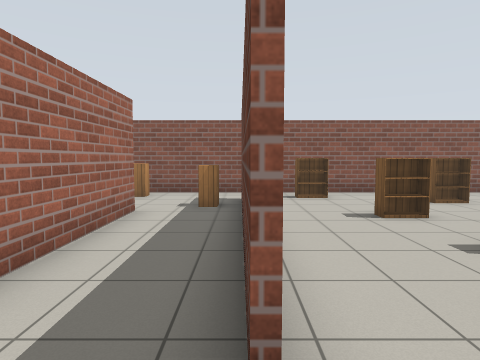
view 1 (above)

24 first-person views from a walk through a robot-simulator world made for Gazebo. The camera is 1.2 m above the floor, tilts 4° down and sees 75° across. Floor lines are 1 m apart. The floor is counted in squares, 1 m on a side. Each view is taken from the middle of a square. On the plan, view 1 faces up. The plan holds only what a view shows up to about 13 squares ahead; the rest is blank. Gazebo's built-in surfaces are drawn with simple patterns.

view 2
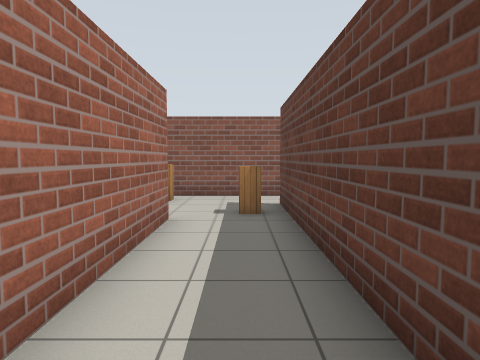

view 3
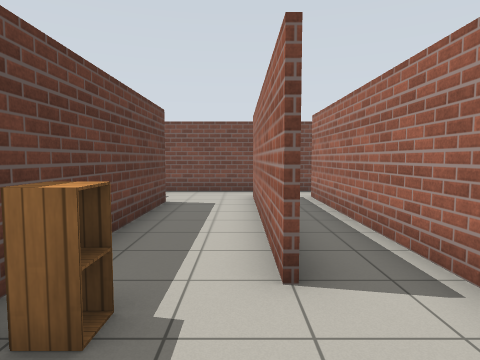

view 4
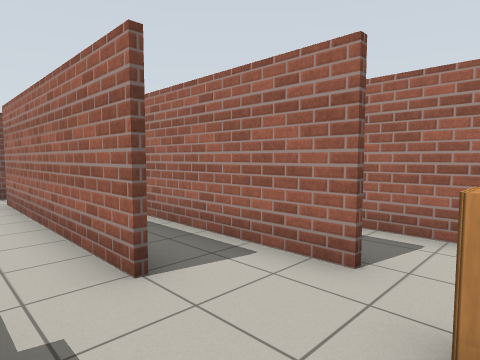

view 5
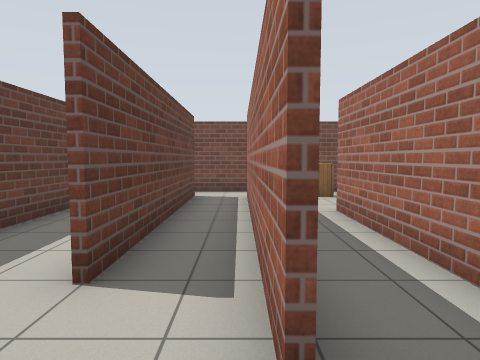

view 6
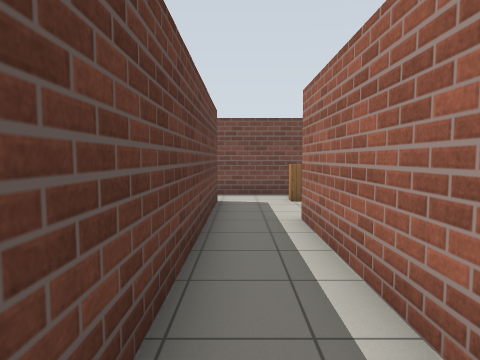

view 7
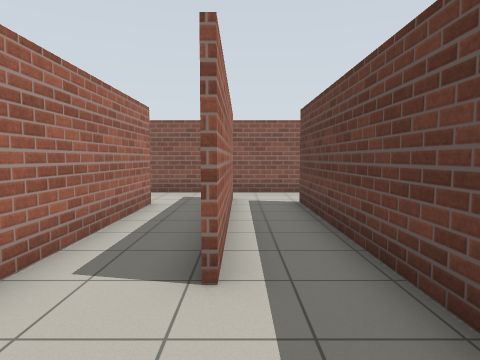

view 8
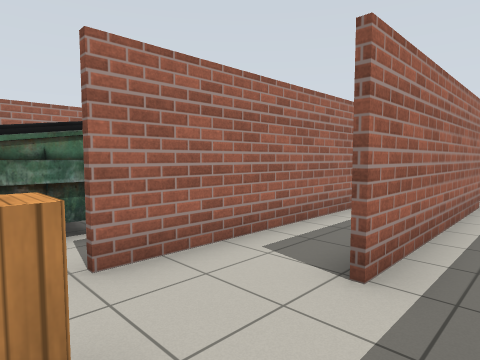

view 9
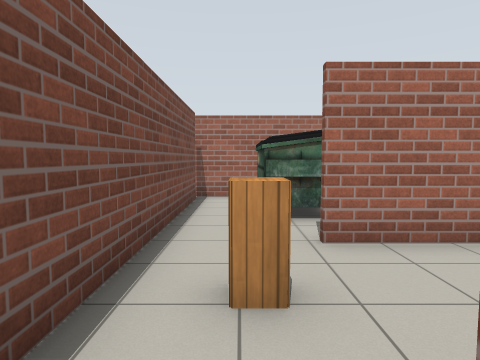

view 10
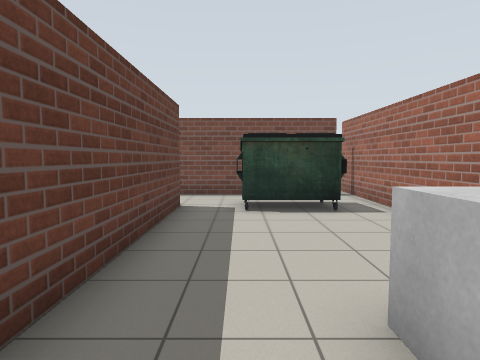

view 11
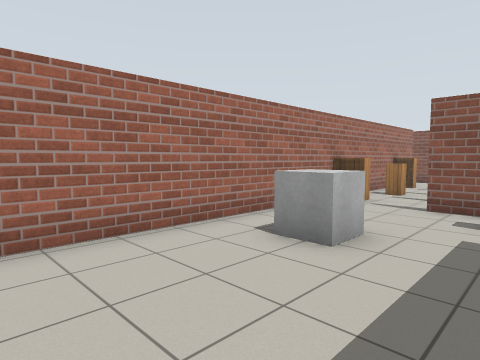

view 12
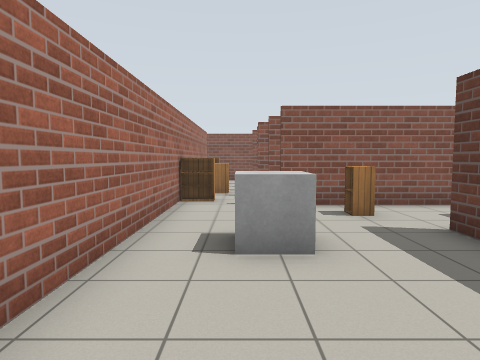

view 13
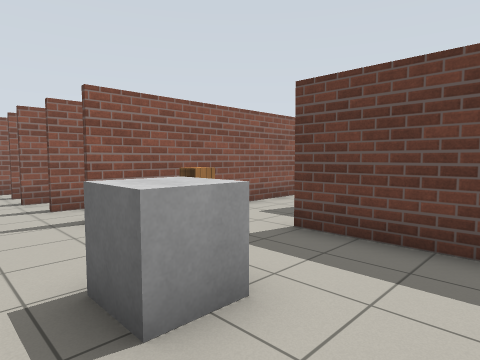

view 14
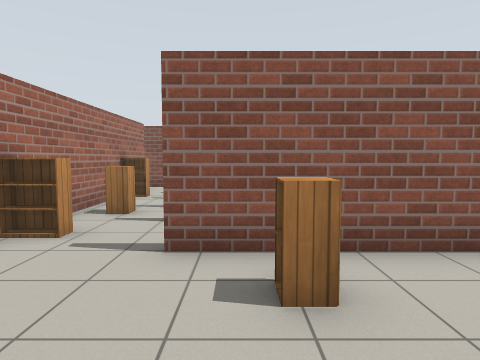

view 15
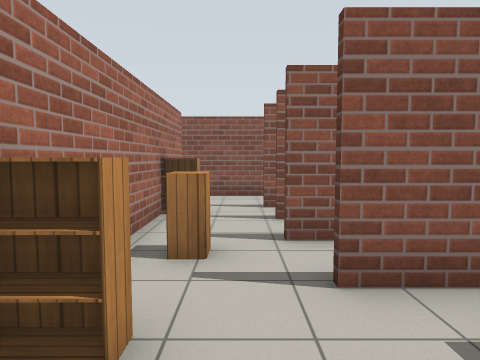

view 16
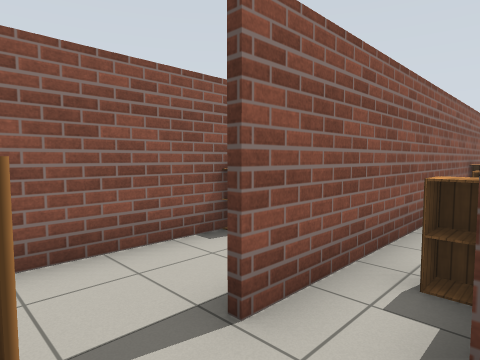

view 17
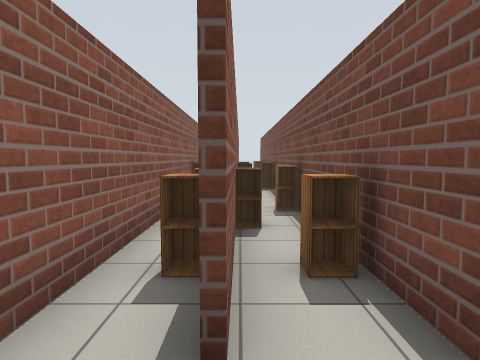

view 18
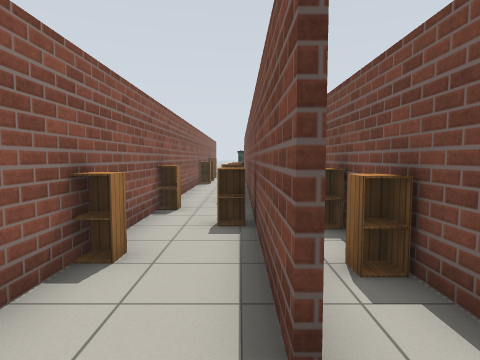

view 19
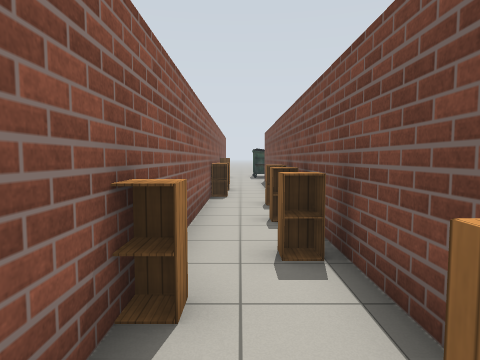

view 20
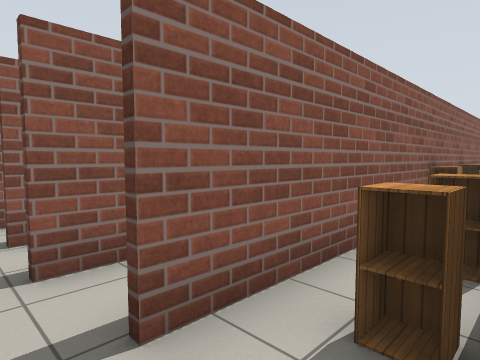

view 21
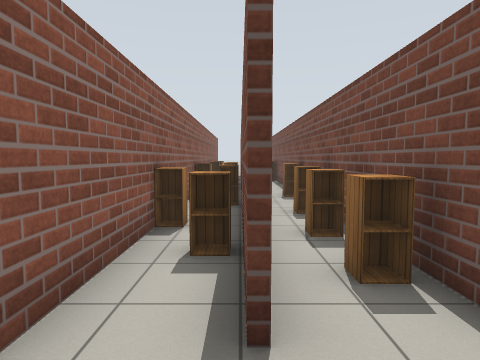

view 22
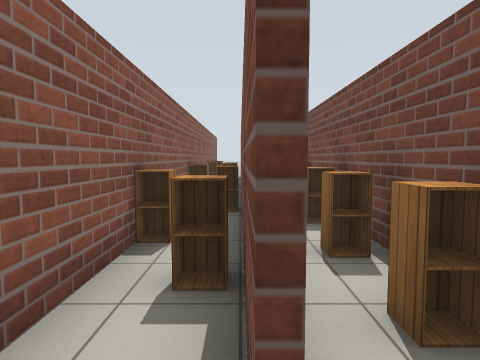

view 23
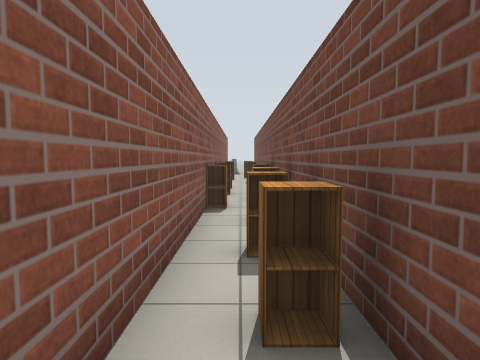

view 24
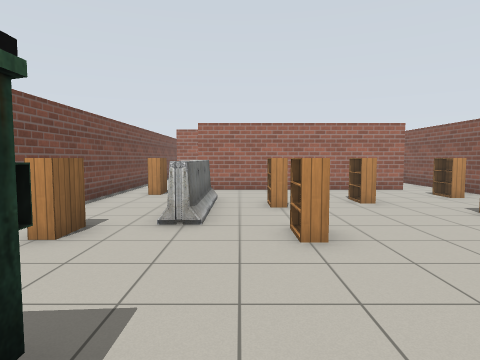

### Floor plan
Key: @ floor where view 1 was taken; # wall or solid block; x gap in a wall; . floor; C cabinet; B bookshelf; U dumpster; T thing the floor can be seen under or through; A barrier; O other object.
Columns run from 14 left of view 1 to 12 right of it. Each row starts with its distance up from view 1.
 20 #####C##C#######C#O#
 19 x...................
 18 #..####C##C#C#C#####
 17 #B..C#CC   OO
 16 #..###CC  #O#
 15 #..#C###C####C#
 14 #C.....C###CCO#
 13 #..##C###CC#CO#O
 12 #B..C T#C.......
 11 #...#######C###### ## #
 10 #....C.....C....B..  ..
  9 #.......#.....#....BB.
  8 #.OO..#.#.#..C#......
  7 #.OO..#.#.##..#.......
  6 #.....#.#.##..#..BB....
  5 #.....#.#.##..#..........
  4 #.....#.#.##..#...B..B...
  3 #.....#.#.##..#.......... .
  2 #.UUU.#...##..#..AAAA....U
  1 #.UUU.....###............
  0 #......C....x.@BB....B.
 -1 #####################
 -2 #

Where each view was taken, in squares from view 1:
view 1: 0 up, 0 right, facing up
view 2: 1 up, 1 left, facing up
view 3: 10 up, 2 left, facing down
view 4: 10 up, 1 left, facing down-left
view 5: 10 up, 4 left, facing down
view 6: 9 up, 5 left, facing down
view 7: 0 up, 6 left, facing up
view 8: 0 up, 5 left, facing up-left
view 9: 0 up, 4 left, facing left
view 10: 9 up, 10 left, facing down
view 11: 3 up, 9 left, facing up-left
view 12: 3 up, 12 left, facing up
view 13: 5 up, 13 left, facing up-right
view 14: 7 up, 10 left, facing up
view 15: 10 up, 12 left, facing up
view 16: 16 up, 13 left, facing up-right
view 17: 16 up, 13 left, facing right
view 18: 18 up, 13 left, facing right
view 19: 19 up, 8 left, facing right
view 20: 11 up, 12 left, facing up-right
view 21: 13 up, 13 left, facing right
view 22: 13 up, 12 left, facing right
view 23: 12 up, 12 left, facing right
view 24: 3 up, 12 right, facing left
